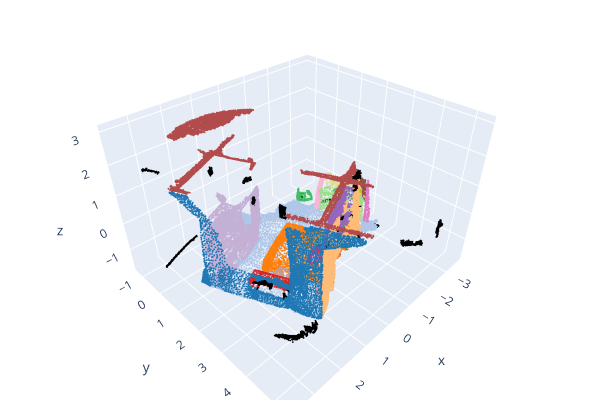

Notebook code cell kept with this figure:
### Markdown cell above
## Visualize 3D Object semantic segmented

### Code cell
vertex = g.pointcloud["vertex"]
xyz = np.vstack((vertex["x"], vertex["y"], vertex["z"])).T
colors = np.vstack((vertex["red"], vertex["green"], vertex["blue"])).T
obj_pcd = o3d.geometry.PointCloud()
obj_pcd.points = o3d.utility.Vector3dVector(xyz)
obj_pcd.colors = o3d.utility.Vector3dVector(colors / 255.0)
o3d.visualization.draw_plotly([obj_pcd])

### Figure 1 — Plotly figure (JSON) as saved in the notebook; plotly's stock layout.template omitted (floating-point values rounded to 4 significant figures; data arrays with more than 128 entries replaced by an {"elided": "..."} marker saying what was removed)
{"data": [{"marker": {"color": {"elided": "51160x3 float values"}, "size": 1}, "mode": "markers", "type": "scatter3d", "x": {"elided": "51160 float values"}, "y": {"elided": "51160 float values"}, "z": {"elided": "51160 float values"}}], "layout": {"height": 400, "margin": {"b": 0, "l": 0, "r": 0, "t": 0}, "scene": {"camera": {"center": {"x": 0, "y": 0, "z": 0}, "up": {"x": 0, "y": 0, "z": 1}}}, "showlegend": false, "width": 600}}
